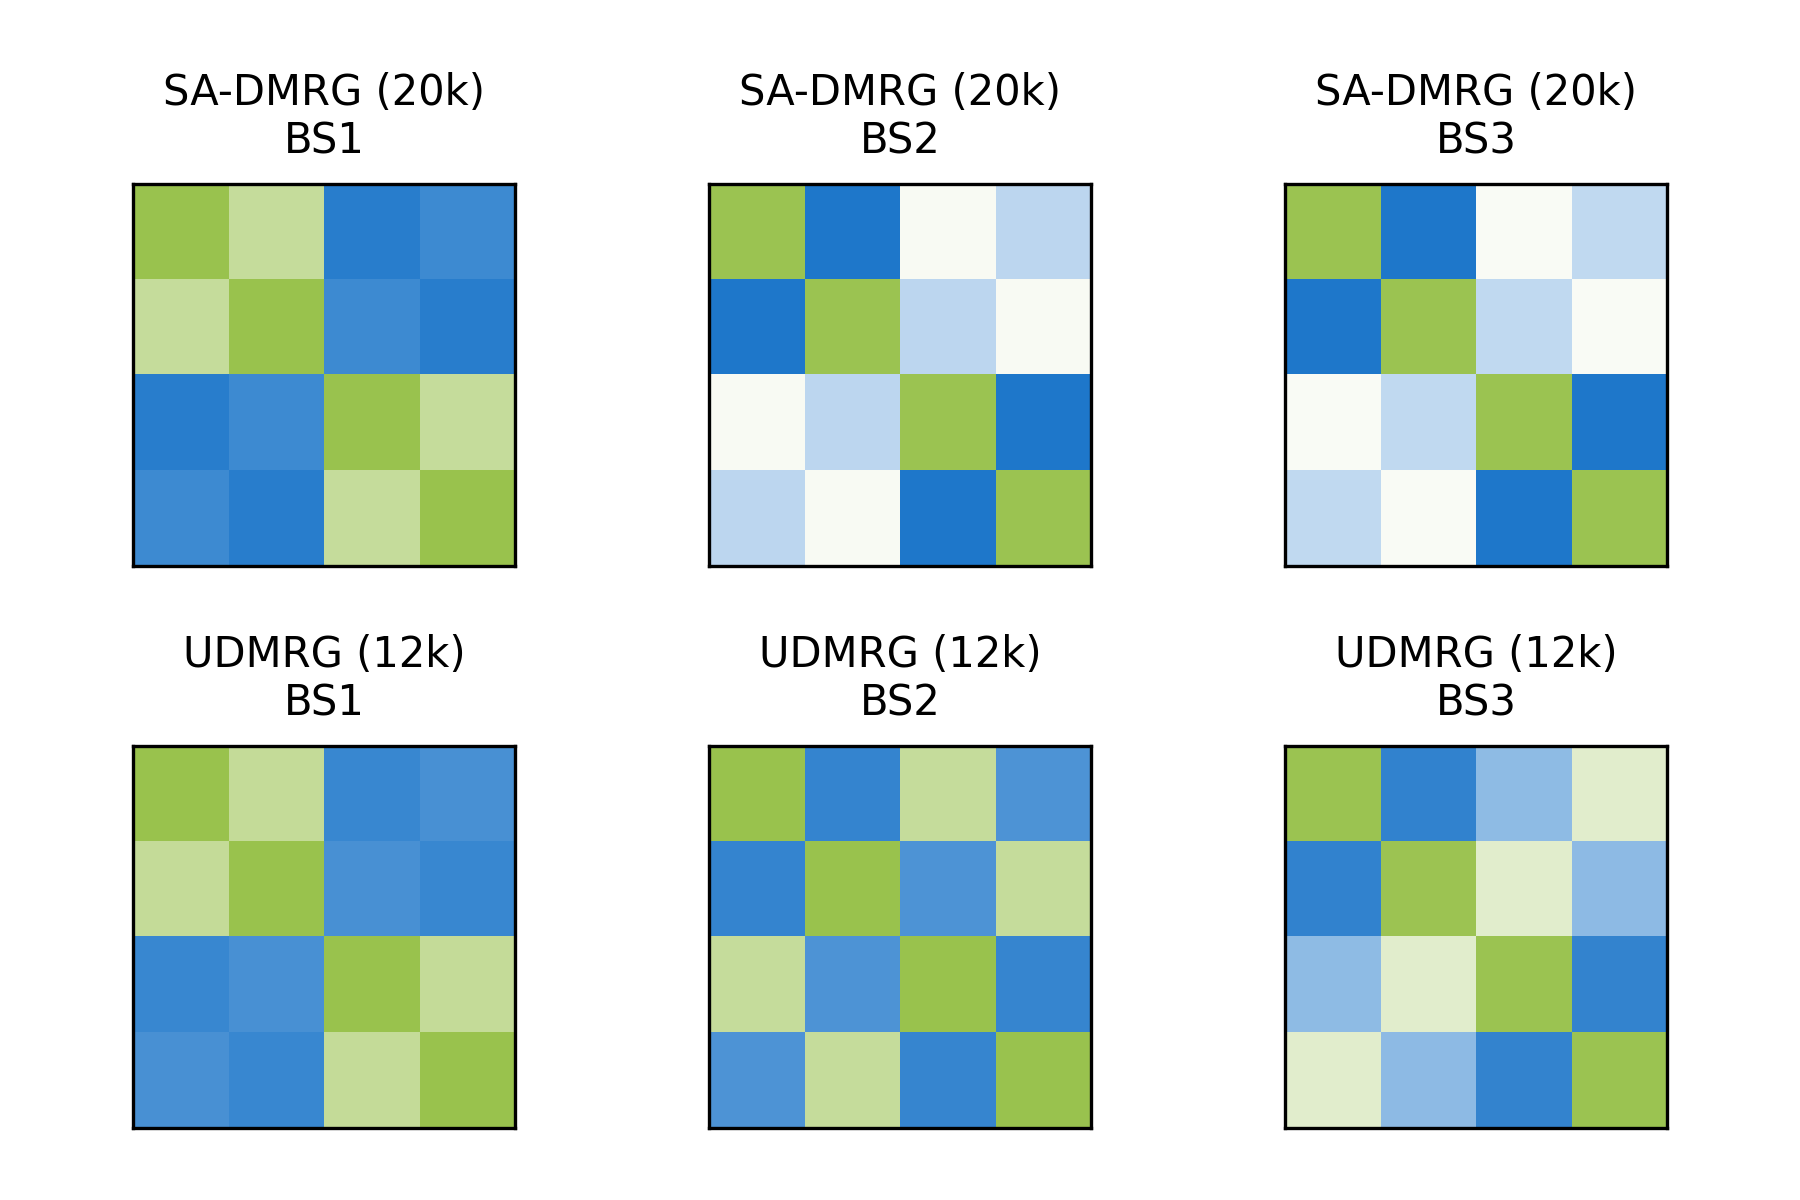

This figure's Python source:
# ---------------------------------------------------------------------------
# Copyright (C) 2026 Huanchen Zhai. All Rights Reserved.
# 
# This program is free software: you can redistribute it and/or modify
# it under the terms of the GNU General Public License as published by
# the Free Software Foundation, either version 3 of the License, or
# (at your option) any later version.
# 
# This program is distributed in the hope that it will be useful,
# but WITHOUT ANY WARRANTY; without even the implied warranty of
# MERCHANTABILITY or FITNESS FOR A PARTICULAR PURPOSE.  See the
# GNU General Public License for more details.
# 
# You should have received a copy of the GNU General Public License
# along with this program.  If not, see <https://www.gnu.org/licenses/>.
# ---------------------------------------------------------------------------


import numpy as np, json
import matplotlib.pyplot as plt
from matplotlib.colors import LinearSegmentedColormap

plt.rcParams.update({'font.size': 16})
f, axs = plt.subplots(2, 3, figsize=(6, 4))

data = json.load(open("../20-Data/90-colors.json", "r", encoding='utf-8'))
data |= json.load(open("../20-Data/22-fe4s4-udmrg.json", "r", encoding='utf-8'))
data |= json.load(open("../20-Data/18-fe4s4-sa-dmrg.json", "r", encoding='utf-8'))

colors = data['colors']
grays = data['grays']
lights = data['lights']

scorr = [
    [data['fe4s4-sadmrg-20k'][str(ix)]['spin-corr'][0] for ix in range(3)],
    [data['fe4s4-udmrg'][str(ix)]['spin-corr']['12000'] for ix in range(3)]
]

cmap = LinearSegmentedColormap.from_list("my_cmap", [colors[4], 'white', colors[3]])

vmin, vmax = np.min(scorr), np.max(scorr)

for ix in range(2):
    for iy in range(3):
        ax = axs[ix, iy]
        ax.matshow(scorr[ix][iy], cmap=cmap, vmin=vmin, vmax=vmax)
        ax.xaxis.set_ticklabels([])
        ax.yaxis.set_ticklabels([])
        ax.set_xticks([])
        ax.set_yticks([])

for ix in range(0, 3):
    axs[0, ix].text(1.5, -1.2, "SA-DMRG (20k)\nBS%d" % (ix + 1), fontsize=10, clip_on=False, ha='center', va='center')
    axs[1, ix].text(1.5, -1.2, "UDMRG (12k)\nBS%d" % (ix + 1), fontsize=10, clip_on=False, ha='center', va='center')

plt.tight_layout()
plt.savefig('20-sm-fe4-spin-corr.png', dpi=300)
